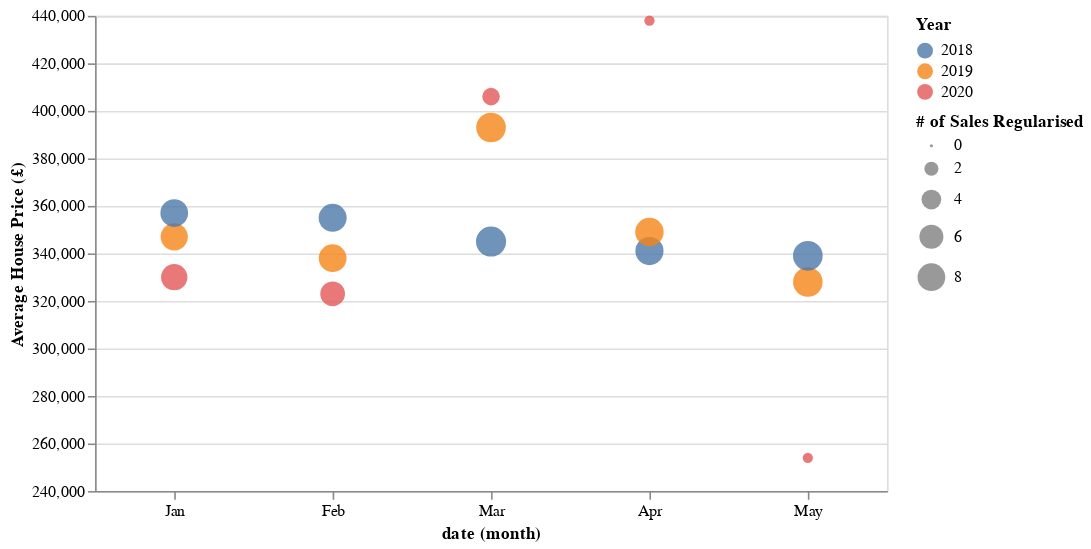

This figure's Vega-Lite source:
### Vega-Lite specification from a JSON file in a GitHub repository (floating-point values rounded to 4 significant figures)
{"config": {"view": {"continuousWidth": 400, "continuousHeight": 300}}, "data": {"name": "data-854ba32d6095a3cd23a9e2600a26db39"}, "mark": {"type": "point", "filled": true}, "encoding": {"color": {"condition": {"type": "nominal", "field": "Year", "selection": "select"}, "value": "grey"}, "opacity": {"value": 0.8}, "order": {"type": "quantitative", "field": "# of Sales", "sort": "ascending"}, "size": {"type": "quantitative", "field": "# of Sales Regularised"}, "tooltip": [{"type": "quantitative", "field": "# of Sales"}, {"type": "quantitative", "field": "Average House Price (£)"}, {"type": "quantitative", "field": "Year"}], "x": {"type": "nominal", "field": "date", "timeUnit": "month"}, "y": {"type": "quantitative", "field": "Average House Price (£)", "scale": {"zero": false}}}, "height": 300, "selection": {"select": {"type": "single", "fields": ["Year"], "on": "mouseover"}}, "width": 500, "$schema": "https://vega.github.io/schema/vega-lite/v4.8.1.json", "datasets": {"data-854ba32d6095a3cd23a9e2600a26db39": [{"Year": 2018, "Month": 1, "Average House Price (£)": 357000.0, "# of Sales": 70209, "date": "2018-01-01T00:00:00", "# of Sales Regularised": 8.021}, {"Year": 2018, "Month": 2, "Average House Price (£)": 355000.0, "# of Sales": 71752, "date": "2018-02-01T00:00:00", "# of Sales Regularised": 8.175}, {"Year": 2018, "Month": 3, "Average House Price (£)": 345000.0, "# of Sales": 84433, "date": "2018-03-01T00:00:00", "# of Sales Regularised": 9.443}, {"Year": 2018, "Month": 4, "Average House Price (£)": 341000.0, "# of Sales": 72555, "date": "2018-04-01T00:00:00", "# of Sales Regularised": 8.255}, {"Year": 2018, "Month": 5, "Average House Price (£)": 339000.0, "# of Sales": 81732, "date": "2018-05-01T00:00:00", "# of Sales Regularised": 9.173}, {"Year": 2019, "Month": 1, "Average House Price (£)": 347000.0, "# of Sales": 67073, "date": "2019-01-01T00:00:00", "# of Sales Regularised": 7.707}, {"Year": 2019, "Month": 2, "Average House Price (£)": 338000.0, "# of Sales": 70041, "date": "2019-02-01T00:00:00", "# of Sales Regularised": 8.004}, {"Year": 2019, "Month": 3, "Average House Price (£)": 393000.0, "# of Sales": 81566, "date": "2019-03-01T00:00:00", "# of Sales Regularised": 9.157}, {"Year": 2019, "Month": 4, "Average House Price (£)": 349000.0, "# of Sales": 74449, "date": "2019-04-01T00:00:00", "# of Sales Regularised": 8.445}, {"Year": 2019, "Month": 5, "Average House Price (£)": 328000.0, "# of Sales": 81086, "date": "2019-05-01T00:00:00", "# of Sales Regularised": 9.109}, {"Year": 2020, "Month": 1, "Average House Price (£)": 330000.0, "# of Sales": 62072, "date": "2020-01-01T00:00:00", "# of Sales Regularised": 7.207}, {"Year": 2020, "Month": 2, "Average House Price (£)": 323000.0, "# of Sales": 53488, "date": "2020-02-01T00:00:00", "# of Sales Regularised": 6.349}, {"Year": 2020, "Month": 3, "Average House Price (£)": 406000.0, "# of Sales": 21349, "date": "2020-03-01T00:00:00", "# of Sales Regularised": 3.135}, {"Year": 2020, "Month": 4, "Average House Price (£)": 438000.0, "# of Sales": 281, "date": "2020-04-01T00:00:00", "# of Sales Regularised": 1.028}, {"Year": 2020, "Month": 5, "Average House Price (£)": 254000.0, "# of Sales": 41, "date": "2020-05-01T00:00:00", "# of Sales Regularised": 1.004}]}}
